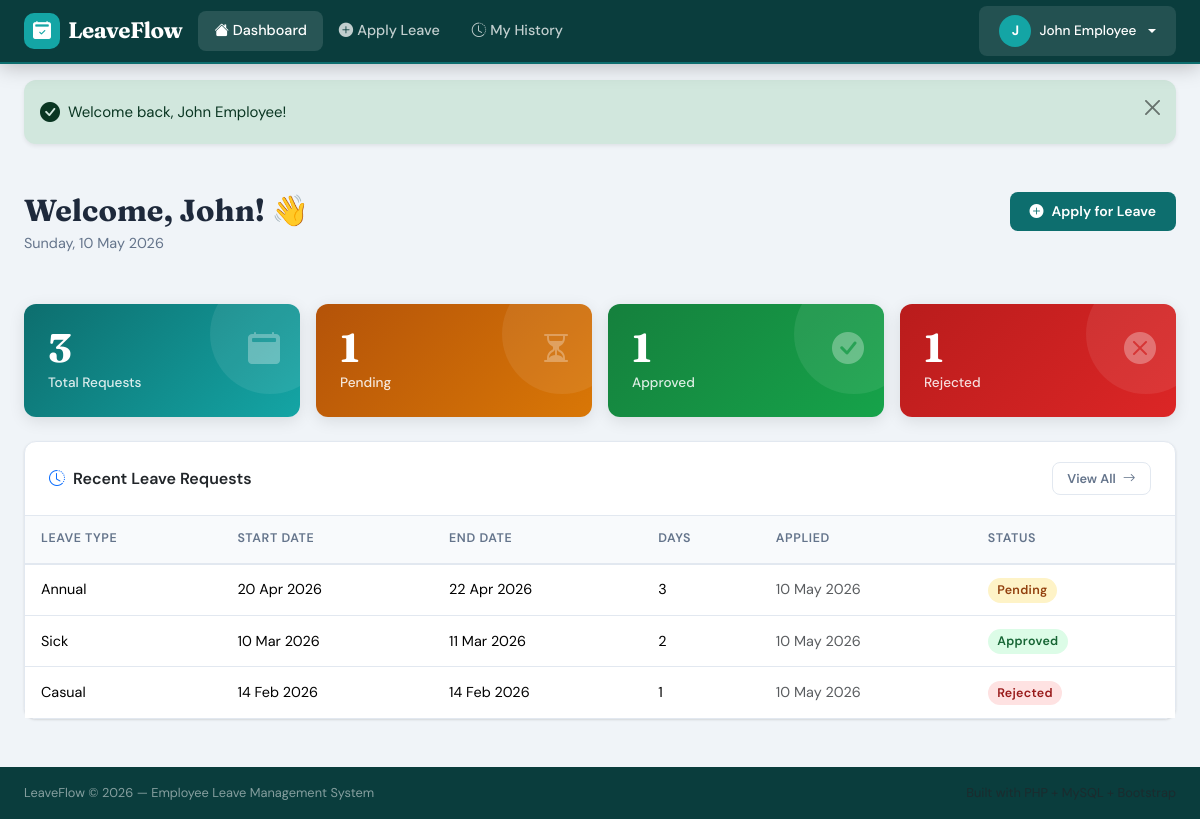
Page /employee/dashboard.php (signed in) on the committed database.
### tables this page shows
CREATE TABLE leaves (
    id            INT AUTO_INCREMENT PRIMARY KEY,
    user_id       INT NOT NULL,
    leave_type    ENUM('Annual','Sick','Casual','Maternity','Paternity','Unpaid') NOT NULL,
    start_date    DATE NOT NULL,
    end_date      DATE NOT NULL,
    reason        TEXT NOT NULL,
    status        ENUM('Pending','Approved','Rejected') NOT NULL DEFAULT 'Pending',
    admin_comment TEXT DEFAULT NULL,
    applied_at    TIMESTAMP DEFAULT CURRENT_TIMESTAMP,
    updated_at    TIMESTAMP DEFAULT CURRENT_TIMESTAMP ON UPDATE CURRENT_TIMESTAMP,
    FOREIGN KEY (user_id) REFERENCES users(id) ON DELETE CASCADE
);

### config/session.php (called while the page is built, shortened)
<?php
function currentUser(): array {
    return [
        'id'    => $_SESSION['user_id'] ?? null,
        'name'  => $_SESSION['name']    ?? '',
        'role'  => $_SESSION['role']    ?? '',
        'email' => $_SESSION['email']   ?? '',
    ];
}

### employee/dashboard.php (the view, shortened to what this page needs)
<?php
require_once dirname(__DIR__) . '/config/session.php';
$db   = getDB();
$user = currentUser();
$uid  = $user['id'];
$stmt = $db->prepare("SELECT COUNT(*) as cnt FROM leaves WHERE user_id = ?");
$stmt->execute([$uid]);
$total = $stmt->fetch()['cnt'];
$stmt = $db->prepare("SELECT COUNT(*) as cnt FROM leaves WHERE user_id = ? AND status = 'Pending'");
$stmt->execute([$uid]);
$pending = $stmt->fetch()['cnt'];
$stmt = $db->prepare("SELECT COUNT(*) as cnt FROM leaves WHERE user_id = ? AND status = 'Approved'");
$stmt->execute([$uid]);
$approved = $stmt->fetch()['cnt'];
$stmt = $db->prepare("SELECT COUNT(*) as cnt FROM leaves WHERE user_id = ? AND status = 'Rejected'");
$stmt->execute([$uid]);
$rejected = $stmt->fetch()['cnt'];
$stmt = $db->prepare("
    SELECT * FROM leaves
    WHERE user_id = ?
    ORDER BY applied_at DESC
    LIMIT 5
");
$stmt->execute([$uid]);
$recent = $stmt->fetchAll();
include dirname(__DIR__) . '/components/head.php';
?>
<?php include dirname(__DIR__) . '/components/navbar.php'; ?>
<?php include dirname(__DIR__) . '/components/flash.php'; ?>
<div class="page-wrapper">
  <div class="container-fluid px-4">
    <div class="page-header d-flex justify-content-between align-items-start flex-wrap gap-3">
      <div>
        <h1 class="page-title">Welcome, <?= htmlspecialchars(explode(' ', $user['name'])[0]) ?>! 👋</h1>
        <p class="page-subtitle"><?= date('l, d F Y') ?></p>
      </div>
      <a href="/leave_management/employee/apply.php" class="btn btn-primary">
        <i class="bi bi-plus-circle-fill me-2"></i>Apply for Leave
      </a>
    </div>
    <div class="row g-3 mb-4">
      <div class="col-6 col-md-3 animate-in delay-1">
        <div class="stat-card teal">
          <i class="bi bi-calendar2-fill stat-icon"></i>
          <div class="stat-number"><?= $total ?></div>
          <div class="stat-label">Total Requests</div>
        </div>
      </div>
      <div class="col-6 col-md-3 animate-in delay-2">
        <div class="stat-card amber">
          <i class="bi bi-hourglass-split stat-icon"></i>
          <div class="stat-number"><?= $pending ?></div>
          <div class="stat-label">Pending</div>
        </div>
      </div>
      <div class="col-6 col-md-3 animate-in delay-3">
        <div class="stat-card green">
          <i class="bi bi-check-circle-fill stat-icon"></i>
          <div class="stat-number"><?= $approved ?></div>
          <div class="stat-label">Approved</div>
        </div>
      </div>
      <div class="col-6 col-md-3 animate-in delay-4">
        <div class="stat-card red">
          <i class="bi bi-x-circle-fill stat-icon"></i>
          <div class="stat-number"><?= $rejected ?></div>
          <div class="stat-label">Rejected</div>
        </div>
      </div>
    </div>
    <div class="card animate-in">
      <div class="card-header d-flex justify-content-between align-items-center">
        <span><i class="bi bi-clock-history me-2 text-primary"></i>Recent Leave Requests</span>
        <a href="/leave_management/employee/history.php" class="btn btn-outline-secondary btn-sm">
          View All <i class="bi bi-arrow-right ms-1"></i>
        </a>
      </div>
      <div class="card-body p-0">
        <?php if (empty($recent)): ?>
          <div class="empty-state">
            <i class="bi bi-calendar-plus"></i>
            <h5>No Leave Requests</h5>
            <p>You haven't applied for any leave yet.</p>
            <a href="/leave_management/employee/apply.php" class="btn btn-primary mt-2">
              <i class="bi bi-plus-circle me-1"></i>Apply Now
            </a>
          </div>
        <?php else: ?>
          <div class="table-responsive">
            <table class="table table-custom mb-0">
              <thead>
                <tr>
                  <th>Leave Type</th>
                  <th>Start Date</th>
                  <th>End Date</th>
                  <th>Days</th>
                  <th>Applied</th>
                  <th>Status</th>
                </tr>
              </thead>
              <tbody>
                <?php foreach ($recent as $l): ?>
                  <?php
                    $days  = (new DateTime($l['start_date']))->diff(new DateTime($l['end_date']))->days + 1;
                    $badge = match($l['status']) {
                        'Approved' => 'status-approved',
                        'Rejected' => 'status-rejected',
                        default    => 'status-pending',
                    };
                  ?>
                  <tr>
                    <td><?= htmlspecialchars($l['leave_type']) ?></td>
                    <td><?= date('d M Y', strtotime($l['start_date'])) ?></td>
                    <td><?= date('d M Y', strtotime($l['end_date'])) ?></td>
                    <td><?= $days ?></td>
                    <td class="text-muted"><?= date('d M Y', strtotime($l['applied_at'])) ?></td>
                    <td><span class="badge-status <?= $badge ?>"><?= $l['status'] ?></span></td>
                  </tr>
                <?php endforeach; ?>
              </tbody>
            </table>
          </div>
        <?php endif; ?>
      </div>
    </div>
  </div>
</div>
<?php include dirname(__DIR__) . '/components/footer.php'; ?>

### assets/css/style.css (style rules this page uses)
:root { --primary: #0d6e6e; --primary-light: #14a5a5; --primary-dark: #084f4f; --accent: #f59e0b; --accent-light: #fcd34d; --danger: #dc2626; --success: #16a34a; --warning: #d97706; --bg-body: #f0f4f8; --bg-card: #ffffff; --bg-nav: #0a3d3d; --text-primary: #1e293b; --text-secondary: #64748b; --text-muted: #94a3b8; --border: #e2e8f0; --shadow-sm: 0 1px 3px rgba(0,0,0,.08), 0 1px 2px rgba(0,0,0,.06); --shadow-md: 0 4px 16px rgba(0,0,0,.10); --shadow-lg: 0 10px 40px rgba(0,0,0,.12); --radius-sm: 8px; --radius-md: 12px; --radius-lg: 20px; --font-body: 'DM Sans', sans-serif; --font-display: 'Fraunces', serif; --nav-height: 64px; }
*, *::before, *::after { box-sizing: border-box; }
html { scroll-behavior: smooth; }
body { font-family: var(--font-body); background-color: var(--bg-body); color: var(--text-primary); min-height: 100vh; display: flex; flex-direction: column; font-size: 15px; line-height: 1.6; }
.page-wrapper { flex: 1; padding: 2rem 0 3rem; }
.page-header { margin-bottom: 2rem; }
.page-title { font-family: var(--font-display); font-size: 1.9rem; font-weight: 700; color: var(--text-primary); margin-bottom: .25rem; }
.page-subtitle { color: var(--text-secondary); font-size: .9rem; }
.card { background: var(--bg-card); border: 1px solid var(--border); border-radius: var(--radius-md); box-shadow: var(--shadow-sm); transition: box-shadow .2s; }
.card-header { background: transparent; border-bottom: 1px solid var(--border); padding: 1.25rem 1.5rem; font-weight: 600; font-size: 1rem; }
.card-body { padding: 1.5rem; }
.stat-card { border-radius: var(--radius-md); padding: 1.5rem; color: white; position: relative; overflow: hidden; box-shadow: var(--shadow-md); transition: transform .2s, box-shadow .2s; }
.stat-card::after { content: ''; position: absolute; top: -30px; right: -30px; width: 120px; height: 120px; background: rgba(255,255,255,.08); border-radius: 50%; }
.stat-card.teal { background: linear-gradient(135deg, var(--primary), var(--primary-light)); }
.stat-card.amber { background: linear-gradient(135deg, #b45309, var(--warning)); }
.stat-card.green { background: linear-gradient(135deg, #15803d, var(--success)); }
.stat-card.red { background: linear-gradient(135deg, #b91c1c, var(--danger)); }
.stat-number { font-family: var(--font-display); font-size: 2.5rem; font-weight: 700; line-height: 1; margin-bottom: .25rem; }
.stat-label { font-size: .85rem; opacity: .85; font-weight: 500; }
.stat-icon { position: absolute; top: 1.25rem; right: 1.25rem; font-size: 2rem; opacity: .3; }
.badge-status { padding: .35em .75em; border-radius: 50px; font-size: .78rem; font-weight: 600; letter-spacing: .3px; }
.status-pending { background: #fef3c7; color: #92400e; }
.status-approved { background: #dcfce7; color: #166534; }
.status-rejected { background: #fee2e2; color: #991b1b; }
.table-custom { border-collapse: separate; border-spacing: 0; }
.table-custom thead th { background: #f8fafc; color: var(--text-secondary); font-size: .78rem; font-weight: 600; text-transform: uppercase; letter-spacing: .6px; border-bottom: 2px solid var(--border); padding: .85rem 1rem; white-space: nowrap; }
.table-custom tbody td { padding: .85rem 1rem; border-bottom: 1px solid var(--border); vertical-align: middle; font-size: .9rem; }
.table-custom tbody tr:last-child td { border-bottom: none; }
.btn { font-family: var(--font-body); font-weight: 600; font-size: .875rem; border-radius: var(--radius-sm); padding: .55rem 1.25rem; transition: all .2s; border: none; }
.btn-primary { background: var(--primary); color: white; }
.btn-outline-secondary { border: 1.5px solid var(--border); color: var(--text-secondary); background: white; }
.btn-sm { font-size: .8rem; padding: .35rem .9rem; }
.animate-in { animation: fadeInUp .35s ease both; }
.delay-1 { animation-delay: .05s; }
.delay-2 { animation-delay: .10s; }
.delay-3 { animation-delay: .15s; }
.delay-4 { animation-delay: .20s; }

### rows in the picture
leaves: leave_type "Annual", start_date "20 Apr 2026", end_date "22 Apr 2026", days "3", applied_at "10 May 2026", status "Pending"
leaves: leave_type "Sick", start_date "10 Mar 2026", end_date "11 Mar 2026", days "2", applied_at "10 May 2026", status "Approved"
leaves: leave_type "Casual", start_date "14 Feb 2026", end_date "14 Feb 2026", days "1", applied_at "10 May 2026", status "Rejected"

### other values in the picture
substr($user['name'], 0, 1) "J"
$user['name'] "John Employee"
$flash['message'] "Welcome back, John Employee!"
explode(' ', $user['name'])[0] "John"
$total "3"
$pending "1"
$approved "1"
$rejected "1"
